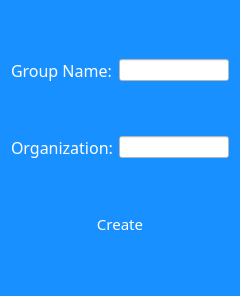
<?xml version="1.0" encoding="UTF-8"?>
<ui version="4.0">
 <class>Form</class>
 <widget class="QWidget" name="Form">
  <property name="geometry">
   <rect>
    <x>0</x>
    <y>0</y>
    <width>240</width>
    <height>296</height>
   </rect>
  </property>
  <property name="windowTitle">
   <string>Form</string>
  </property>
  <property name="styleSheet">
   <string notr="true">background-color:  #1890ff; </string>
  </property>
  <layout class="QGridLayout" name="gridLayout">
   <item row="0" column="1">
    <widget class="QLineEdit" name="lineEdit">
     <property name="styleSheet">
      <string notr="true">background-color: white;</string>
     </property>
    </widget>
   </item>
   <item row="1" column="1">
    <widget class="QLineEdit" name="lineEdit_2">
     <property name="styleSheet">
      <string notr="true">background-color: white</string>
     </property>
    </widget>
   </item>
   <item row="1" column="0">
    <widget class="QLabel" name="label_2">
     <property name="font">
      <font>
       <family>Droid Sans</family>
       <pointsize>12</pointsize>
      </font>
     </property>
     <property name="styleSheet">
      <string notr="true">color: white;</string>
     </property>
     <property name="text">
      <string>Organization:</string>
     </property>
    </widget>
   </item>
   <item row="2" column="0" colspan="2">
    <widget class="QPushButton" name="pushButton">
     <property name="font">
      <font>
       <family>Droid Sans</family>
       <pointsize>11</pointsize>
      </font>
     </property>
     <property name="styleSheet">
      <string notr="true">border: none; color: white;</string>
     </property>
     <property name="text">
      <string>Create</string>
     </property>
    </widget>
   </item>
   <item row="0" column="0">
    <widget class="QLabel" name="label">
     <property name="font">
      <font>
       <family>Droid Sans</family>
       <pointsize>12</pointsize>
      </font>
     </property>
     <property name="styleSheet">
      <string notr="true">color: white;</string>
     </property>
     <property name="text">
      <string>Group Name:</string>
     </property>
    </widget>
   </item>
  </layout>
 </widget>
 <resources/>
 <connections/>
</ui>
